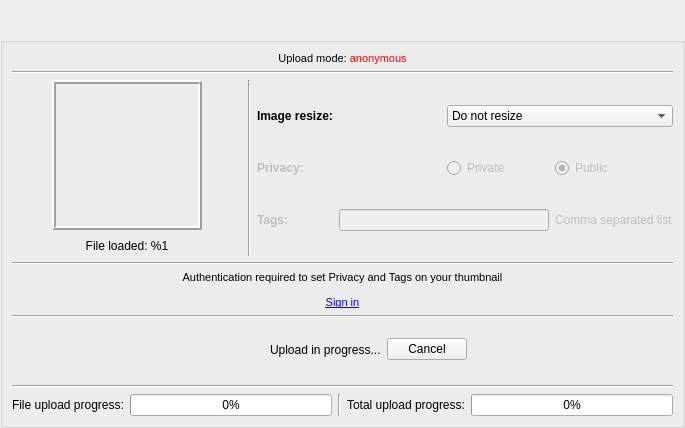
<?xml version="1.0" encoding="UTF-8"?>
<ui version="4.0">
 <author>Rousseau Quentin</author>
 <class>ImageShackUploadWidget</class>
 <widget class="QWidget" name="ImageShackUploadWidget">
  <property name="windowModality">
   <enum>Qt::ApplicationModal</enum>
  </property>
  <property name="enabled">
   <bool>true</bool>
  </property>
  <property name="geometry">
   <rect>
    <x>0</x>
    <y>0</y>
    <width>728</width>
    <height>591</height>
   </rect>
  </property>
  <property name="sizePolicy">
   <sizepolicy hsizetype="Fixed" vsizetype="Fixed">
    <horstretch>0</horstretch>
    <verstretch>0</verstretch>
   </sizepolicy>
  </property>
  <property name="focusPolicy">
   <enum>Qt::NoFocus</enum>
  </property>
  <property name="toolTip">
   <string>Log in to use this features</string>
  </property>
  <layout class="QVBoxLayout" name="verticalLayout">
   <property name="sizeConstraint">
    <enum>QLayout::SetFixedSize</enum>
   </property>
   <property name="leftMargin">
    <number>0</number>
   </property>
   <property name="rightMargin">
    <number>0</number>
   </property>
   <property name="bottomMargin">
    <number>0</number>
   </property>
   <item>
    <layout class="QHBoxLayout" name="topLayout">
     <item>
      <spacer name="horizontalSpacer_8">
       <property name="orientation">
        <enum>Qt::Horizontal</enum>
       </property>
       <property name="sizeHint" stdset="0">
        <size>
         <width>40</width>
         <height>20</height>
        </size>
       </property>
      </spacer>
     </item>
     <item>
      <widget class="QLabel" name="imageShackLabel">
       <property name="enabled">
        <bool>true</bool>
       </property>
       <property name="maximumSize">
        <size>
         <width>16777215</width>
         <height>120</height>
        </size>
       </property>
       <property name="layoutDirection">
        <enum>Qt::LeftToRight</enum>
       </property>
       <property name="text">
        <string/>
       </property>
       <property name="pixmap">
        <pixmap resource="resources.qrc">:/sprites/imageShack.png</pixmap>
       </property>
      </widget>
     </item>
     <item>
      <spacer name="horizontalSpacer_7">
       <property name="orientation">
        <enum>Qt::Horizontal</enum>
       </property>
       <property name="sizeHint" stdset="0">
        <size>
         <width>40</width>
         <height>20</height>
        </size>
       </property>
      </spacer>
     </item>
    </layout>
   </item>
   <item>
    <widget class="QGroupBox" name="groupBox">
     <property name="enabled">
      <bool>true</bool>
     </property>
     <property name="sizePolicy">
      <sizepolicy hsizetype="Fixed" vsizetype="Fixed">
       <horstretch>0</horstretch>
       <verstretch>0</verstretch>
      </sizepolicy>
     </property>
     <property name="title">
      <string notr="true"/>
     </property>
     <property name="flat">
      <bool>true</bool>
     </property>
     <property name="checkable">
      <bool>false</bool>
     </property>
     <layout class="QVBoxLayout" name="verticalLayout_2">
      <item>
       <widget class="QLabel" name="uploadModeLabel">
        <property name="layoutDirection">
         <enum>Qt::LeftToRight</enum>
        </property>
        <property name="frameShape">
         <enum>QFrame::NoFrame</enum>
        </property>
        <property name="frameShadow">
         <enum>QFrame::Plain</enum>
        </property>
        <property name="lineWidth">
         <number>1</number>
        </property>
        <property name="midLineWidth">
         <number>0</number>
        </property>
        <property name="text">
         <string>&lt;!DOCTYPE HTML PUBLIC &quot;-//W3C//DTD HTML 4.0//EN&quot; &quot;http://www.w3.org/TR/REC-html40/strict.dtd&quot;&gt;
&lt;html&gt;&lt;head&gt;&lt;meta name=&quot;qrichtext&quot; content=&quot;1&quot; /&gt;&lt;style type=&quot;text/css&quot;&gt;
p, li { white-space: pre-wrap; }
&lt;/style&gt;&lt;/head&gt;&lt;body style=&quot; font-family:'MS Shell Dlg 2'; font-size:7.8pt; font-weight:400; font-style:normal;&quot;&gt;
&lt;p style=&quot; margin-top:0px; margin-bottom:0px; margin-left:0px; margin-right:0px; -qt-block-indent:0; text-indent:0px;&quot;&gt;&lt;span style=&quot; font-size:8pt;&quot;&gt;Upload mode: &lt;/span&gt;&lt;span style=&quot; font-size:8pt; color:#ff0000;&quot;&gt;anonymous&lt;/span&gt;&lt;/p&gt;&lt;/body&gt;&lt;/html&gt;</string>
        </property>
        <property name="textFormat">
         <enum>Qt::AutoText</enum>
        </property>
        <property name="scaledContents">
         <bool>false</bool>
        </property>
        <property name="alignment">
         <set>Qt::AlignCenter</set>
        </property>
       </widget>
      </item>
      <item>
       <widget class="Line" name="line_top">
        <property name="orientation">
         <enum>Qt::Horizontal</enum>
        </property>
       </widget>
      </item>
      <item>
       <layout class="QHBoxLayout" name="uploadConfigurationLayout">
        <item>
         <layout class="QGridLayout" name="gridLayoutLeft">
          <item row="0" column="1">
           <widget class="QLabel" name="thumbnailPreviewLabel">
            <property name="enabled">
             <bool>true</bool>
            </property>
            <property name="sizePolicy">
             <sizepolicy hsizetype="Maximum" vsizetype="Maximum">
              <horstretch>0</horstretch>
              <verstretch>0</verstretch>
             </sizepolicy>
            </property>
            <property name="minimumSize">
             <size>
              <width>150</width>
              <height>150</height>
             </size>
            </property>
            <property name="maximumSize">
             <size>
              <width>150</width>
              <height>150</height>
             </size>
            </property>
            <property name="autoFillBackground">
             <bool>false</bool>
            </property>
            <property name="frameShape">
             <enum>QFrame::Box</enum>
            </property>
            <property name="frameShadow">
             <enum>QFrame::Raised</enum>
            </property>
            <property name="lineWidth">
             <number>2</number>
            </property>
            <property name="text">
             <string/>
            </property>
            <property name="scaledContents">
             <bool>true</bool>
            </property>
            <property name="alignment">
             <set>Qt::AlignCenter</set>
            </property>
           </widget>
          </item>
          <item row="1" column="1">
           <layout class="QHBoxLayout" name="filesUploadedLayout">
            <item>
             <widget class="QLabel" name="countFileLoaded">
              <property name="text">
               <string>File loaded: %1</string>
              </property>
              <property name="alignment">
               <set>Qt::AlignCenter</set>
              </property>
             </widget>
            </item>
           </layout>
          </item>
          <item row="0" column="2">
           <spacer name="horizontalSpacer">
            <property name="orientation">
             <enum>Qt::Horizontal</enum>
            </property>
            <property name="sizeHint" stdset="0">
             <size>
              <width>40</width>
              <height>20</height>
             </size>
            </property>
           </spacer>
          </item>
          <item row="0" column="0">
           <spacer name="horizontalSpacer_2">
            <property name="orientation">
             <enum>Qt::Horizontal</enum>
            </property>
            <property name="sizeHint" stdset="0">
             <size>
              <width>40</width>
              <height>20</height>
             </size>
            </property>
           </spacer>
          </item>
          <item row="1" column="2">
           <spacer name="horizontalSpacer_4">
            <property name="orientation">
             <enum>Qt::Horizontal</enum>
            </property>
            <property name="sizeHint" stdset="0">
             <size>
              <width>40</width>
              <height>20</height>
             </size>
            </property>
           </spacer>
          </item>
          <item row="1" column="0">
           <spacer name="horizontalSpacer_9">
            <property name="orientation">
             <enum>Qt::Horizontal</enum>
            </property>
            <property name="sizeHint" stdset="0">
             <size>
              <width>40</width>
              <height>20</height>
             </size>
            </property>
           </spacer>
          </item>
         </layout>
        </item>
        <item>
         <widget class="Line" name="line">
          <property name="orientation">
           <enum>Qt::Vertical</enum>
          </property>
         </widget>
        </item>
        <item>
         <layout class="QGridLayout" name="gridLayoutRight">
          <item row="0" column="0">
           <widget class="QLabel" name="resizeLabel">
            <property name="enabled">
             <bool>true</bool>
            </property>
            <property name="sizePolicy">
             <sizepolicy hsizetype="Preferred" vsizetype="Maximum">
              <horstretch>0</horstretch>
              <verstretch>0</verstretch>
             </sizepolicy>
            </property>
            <property name="text">
             <string>&lt;b&gt;Image resize:&lt;/b&gt;</string>
            </property>
           </widget>
          </item>
          <item row="0" column="4" colspan="2">
           <widget class="QComboBox" name="resizeComboBox">
            <property name="enabled">
             <bool>true</bool>
            </property>
            <item>
             <property name="text">
              <string>Do not resize</string>
             </property>
            </item>
            <item>
             <property name="text">
              <string>100x100 (avatar)</string>
             </property>
            </item>
            <item>
             <property name="text">
              <string>150x150 (thumbnail)</string>
             </property>
            </item>
            <item>
             <property name="text">
              <string>320x320 (for websites and email)</string>
             </property>
            </item>
            <item>
             <property name="text">
              <string>640x640 (for message boards)</string>
             </property>
            </item>
            <item>
             <property name="text">
              <string>800x800 (12-inch monitor)</string>
             </property>
            </item>
            <item>
             <property name="text">
              <string>1024x1024 (15-inch monitor)</string>
             </property>
            </item>
            <item>
             <property name="text">
              <string>1280x1280 (19-inch monitor)</string>
             </property>
            </item>
            <item>
             <property name="text">
              <string>1600x1600 (21-inch monitor)</string>
             </property>
            </item>
           </widget>
          </item>
          <item row="1" column="0">
           <widget class="QLabel" name="privacyLabel">
            <property name="enabled">
             <bool>false</bool>
            </property>
            <property name="text">
             <string>&lt;b&gt;Privacy:&lt;/b&gt;</string>
            </property>
           </widget>
          </item>
          <item row="1" column="4">
           <widget class="QRadioButton" name="privacyPrivate">
            <property name="enabled">
             <bool>false</bool>
            </property>
            <property name="text">
             <string>Private</string>
            </property>
           </widget>
          </item>
          <item row="1" column="5">
           <widget class="QRadioButton" name="privacyPublic">
            <property name="enabled">
             <bool>false</bool>
            </property>
            <property name="text">
             <string>Public</string>
            </property>
            <property name="checked">
             <bool>true</bool>
            </property>
           </widget>
          </item>
          <item row="2" column="0">
           <widget class="QLabel" name="tagsLabel">
            <property name="enabled">
             <bool>false</bool>
            </property>
            <property name="text">
             <string>&lt;b&gt;Tags:&lt;/b&gt;</string>
            </property>
           </widget>
          </item>
          <item row="2" column="3" colspan="2">
           <widget class="QLineEdit" name="tagsLineEdit">
            <property name="enabled">
             <bool>false</bool>
            </property>
            <property name="minimumSize">
             <size>
              <width>210</width>
              <height>0</height>
             </size>
            </property>
            <property name="frame">
             <bool>true</bool>
            </property>
            <property name="alignment">
             <set>Qt::AlignLeading|Qt::AlignLeft|Qt::AlignVCenter</set>
            </property>
           </widget>
          </item>
          <item row="2" column="5">
           <widget class="QLabel" name="separateCommaLabel">
            <property name="enabled">
             <bool>false</bool>
            </property>
            <property name="text">
             <string>Comma separated list</string>
            </property>
           </widget>
          </item>
         </layout>
        </item>
       </layout>
      </item>
      <item>
       <widget class="Line" name="line_2">
        <property name="orientation">
         <enum>Qt::Horizontal</enum>
        </property>
       </widget>
      </item>
      <item>
       <widget class="QLabel" name="authenticationInstructionsLabel">
        <property name="enabled">
         <bool>true</bool>
        </property>
        <property name="minimumSize">
         <size>
          <width>116</width>
          <height>0</height>
         </size>
        </property>
        <property name="acceptDrops">
         <bool>false</bool>
        </property>
        <property name="layoutDirection">
         <enum>Qt::LeftToRight</enum>
        </property>
        <property name="autoFillBackground">
         <bool>false</bool>
        </property>
        <property name="text">
         <string>&lt;!DOCTYPE HTML PUBLIC &quot;-//W3C//DTD HTML 4.0//EN&quot; &quot;http://www.w3.org/TR/REC-html40/strict.dtd&quot;&gt;
&lt;html&gt;&lt;head&gt;&lt;meta name=&quot;qrichtext&quot; content=&quot;1&quot; /&gt;&lt;style type=&quot;text/css&quot;&gt;
p, li { white-space: pre-wrap; }
&lt;/style&gt;&lt;/head&gt;&lt;body style=&quot; font-family:'MS Shell Dlg 2'; font-size:7.8pt; font-weight:400; font-style:normal;&quot;&gt;
&lt;p align=&quot;center&quot; style=&quot; margin-top:12px; margin-bottom:12px; margin-left:0px; margin-right:0px; -qt-block-indent:0; text-indent:0px;&quot;&gt;&lt;span style=&quot; font-size:8pt;&quot;&gt;Authentication required to set Privacy and Tags on your thumbnail&lt;/span&gt;&lt;/p&gt;
&lt;p align=&quot;center&quot; style=&quot; margin-top:12px; margin-bottom:12px; margin-left:0px; margin-right:0px; -qt-block-indent:0; text-indent:0px;&quot;&gt;&lt;a href=&quot;http://my.imageshack.us/registration&quot;&gt;&lt;span style=&quot; font-size:8pt; text-decoration: underline; color:#0000ff;&quot;&gt;Sign in&lt;/span&gt;&lt;/a&gt;&lt;/p&gt;&lt;/body&gt;&lt;/html&gt;</string>
        </property>
        <property name="wordWrap">
         <bool>false</bool>
        </property>
        <property name="openExternalLinks">
         <bool>true</bool>
        </property>
       </widget>
      </item>
      <item>
       <widget class="Line" name="line_bottom">
        <property name="orientation">
         <enum>Qt::Horizontal</enum>
        </property>
       </widget>
      </item>
      <item>
       <widget class="QStackedWidget" name="stackedUploadWidget">
        <property name="sizePolicy">
         <sizepolicy hsizetype="Expanding" vsizetype="Expanding">
          <horstretch>0</horstretch>
          <verstretch>0</verstretch>
         </sizepolicy>
        </property>
        <property name="autoFillBackground">
         <bool>false</bool>
        </property>
        <property name="frameShape">
         <enum>QFrame::NoFrame</enum>
        </property>
        <property name="frameShadow">
         <enum>QFrame::Plain</enum>
        </property>
        <property name="lineWidth">
         <number>1</number>
        </property>
        <property name="midLineWidth">
         <number>0</number>
        </property>
        <property name="currentIndex">
         <number>1</number>
        </property>
        <widget class="QWidget" name="page">
         <property name="enabled">
          <bool>true</bool>
         </property>
         <property name="sizePolicy">
          <sizepolicy hsizetype="Expanding" vsizetype="Expanding">
           <horstretch>0</horstretch>
           <verstretch>0</verstretch>
          </sizepolicy>
         </property>
         <property name="minimumSize">
          <size>
           <width>0</width>
           <height>55</height>
          </size>
         </property>
         <widget class="QWidget" name="horizontalLayoutWidget">
          <property name="geometry">
           <rect>
            <x>0</x>
            <y>0</y>
            <width>691</width>
            <height>51</height>
           </rect>
          </property>
          <layout class="QHBoxLayout" name="horizontalLayout_2">
           <item>
            <spacer name="horizontalSpacer_5">
             <property name="orientation">
              <enum>Qt::Horizontal</enum>
             </property>
             <property name="sizeHint" stdset="0">
              <size>
               <width>40</width>
               <height>20</height>
              </size>
             </property>
            </spacer>
           </item>
           <item>
            <widget class="QToolButton" name="uploadNowButton">
             <property name="styleSheet">
              <string notr="true">font: 75 8pt &quot;MS Shell Dlg 2&quot;;</string>
             </property>
             <property name="text">
              <string>Upload now</string>
             </property>
             <property name="icon">
              <iconset resource="resources.qrc">
               <normaloff>:/sprites/imageShack_frog.png</normaloff>:/sprites/imageShack_frog.png</iconset>
             </property>
             <property name="iconSize">
              <size>
               <width>30</width>
               <height>30</height>
              </size>
             </property>
             <property name="popupMode">
              <enum>QToolButton::DelayedPopup</enum>
             </property>
             <property name="toolButtonStyle">
              <enum>Qt::ToolButtonTextBesideIcon</enum>
             </property>
            </widget>
           </item>
           <item>
            <spacer name="horizontalSpacer_6">
             <property name="orientation">
              <enum>Qt::Horizontal</enum>
             </property>
             <property name="sizeHint" stdset="0">
              <size>
               <width>40</width>
               <height>20</height>
              </size>
             </property>
            </spacer>
           </item>
          </layout>
         </widget>
        </widget>
        <widget class="QWidget" name="page_2">
         <property name="sizePolicy">
          <sizepolicy hsizetype="Expanding" vsizetype="Expanding">
           <horstretch>0</horstretch>
           <verstretch>0</verstretch>
          </sizepolicy>
         </property>
         <property name="minimumSize">
          <size>
           <width>0</width>
           <height>0</height>
          </size>
         </property>
         <widget class="QWidget" name="horizontalLayoutWidget_2">
          <property name="geometry">
           <rect>
            <x>0</x>
            <y>0</y>
            <width>691</width>
            <height>51</height>
           </rect>
          </property>
          <layout class="QHBoxLayout" name="horizontalLayout_5">
           <item>
            <spacer name="horizontalSpacer_10">
             <property name="orientation">
              <enum>Qt::Horizontal</enum>
             </property>
             <property name="sizeHint" stdset="0">
              <size>
               <width>40</width>
               <height>20</height>
              </size>
             </property>
            </spacer>
           </item>
           <item>
            <widget class="QLabel" name="progressLabel">
             <property name="minimumSize">
              <size>
               <width>16</width>
               <height>16</height>
              </size>
             </property>
             <property name="text">
              <string/>
             </property>
            </widget>
           </item>
           <item>
            <widget class="QLabel" name="label">
             <property name="text">
              <string>Upload in progress...</string>
             </property>
            </widget>
           </item>
           <item>
            <widget class="QPushButton" name="cancelUploadButton">
             <property name="text">
              <string>Cancel</string>
             </property>
             <property name="icon">
              <iconset resource="resources.qrc">
               <normaloff>:/sprites/cancel.png</normaloff>:/sprites/cancel.png</iconset>
             </property>
            </widget>
           </item>
           <item>
            <spacer name="horizontalSpacer_3">
             <property name="orientation">
              <enum>Qt::Horizontal</enum>
             </property>
             <property name="sizeHint" stdset="0">
              <size>
               <width>40</width>
               <height>20</height>
              </size>
             </property>
            </spacer>
           </item>
          </layout>
         </widget>
        </widget>
       </widget>
      </item>
      <item>
       <widget class="Line" name="line_3">
        <property name="orientation">
         <enum>Qt::Horizontal</enum>
        </property>
       </widget>
      </item>
      <item>
       <layout class="QHBoxLayout" name="indicatorProgressBarsLayout">
        <item>
         <widget class="QLabel" name="uploadProgressLabel">
          <property name="text">
           <string>File upload progress:</string>
          </property>
         </widget>
        </item>
        <item>
         <widget class="QProgressBar" name="uploadProgressBar">
          <property name="enabled">
           <bool>true</bool>
          </property>
          <property name="value">
           <number>0</number>
          </property>
         </widget>
        </item>
        <item>
         <widget class="Line" name="line_4">
          <property name="orientation">
           <enum>Qt::Vertical</enum>
          </property>
         </widget>
        </item>
        <item>
         <widget class="QLabel" name="totalUploadProgressLabel_2">
          <property name="text">
           <string>Total upload progress:</string>
          </property>
         </widget>
        </item>
        <item>
         <widget class="QProgressBar" name="totalUploadProgressBar">
          <property name="value">
           <number>0</number>
          </property>
         </widget>
        </item>
       </layout>
      </item>
     </layout>
     <zorder>line_top</zorder>
     <zorder>line_2</zorder>
     <zorder>authenticationInstructionsLabel</zorder>
     <zorder>line_bottom</zorder>
     <zorder>stackedUploadWidget</zorder>
     <zorder>line_3</zorder>
     <zorder>uploadModeLabel</zorder>
    </widget>
   </item>
  </layout>
 </widget>
 <resources>
  <include location="resources.qrc"/>
 </resources>
 <connections/>
 <slots>
  <slot>setResize(int)</slot>
  <slot>setRemoveSize(int)</slot>
  <slot>thumbnailClicked()</slot>
  <slot>privacyUpdated()</slot>
  <slot>tagsUpdated()</slot>
  <slot>resizeAll()</slot>
  <slot>removeAll()</slot>
 </slots>
</ui>
